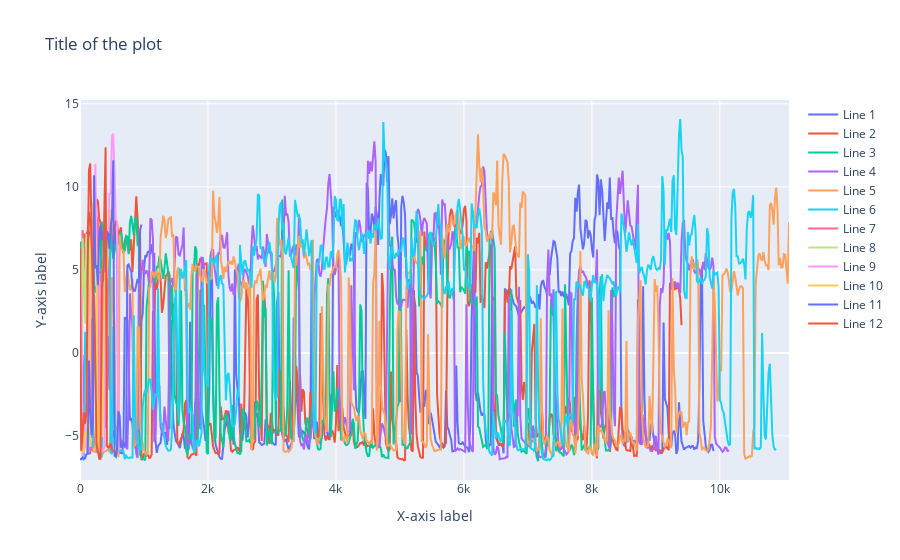

Here is the notebook cell this chart was saved with:
### Code cell
#### LINE PLOT TOO MESSY. MAKE IT INTERACTIVE

import plotly.graph_objs as go

# Create a plotly figure
int_fig = go.Figure()

# Add traces to the plotly figure
for i, partition in enumerate(entire_labels_partition_time):
    int_fig.add_trace(go.Scatter(x=partition['time'], y=partition['pca_feature_0'], mode='lines', name=f'Line {i+1}'))

# Update layout of the plotly figure
int_fig.update_layout(title='Title of the plot',
                  xaxis_title='X-axis label',
                  yaxis_title='Y-axis label')

# Show the plotly figure
int_fig.show()

### Figure 1 — Plotly figure (JSON) as saved in the notebook; plotly's stock layout.template omitted (floating-point values rounded to 4 significant figures; data arrays with more than 128 entries replaced by an {"elided": "..."} marker saying what was removed)
{"data": [{"mode": "lines", "name": "Line 1", "type": "scatter", "x": {"elided": "496 int values"}, "y": {"elided": "496 float values"}}, {"mode": "lines", "name": "Line 2", "type": "scatter", "x": {"elided": "471 int values"}, "y": {"elided": "471 float values"}}, {"mode": "lines", "name": "Line 3", "type": "scatter", "x": {"elided": "420 int values"}, "y": {"elided": "420 float values"}}, {"mode": "lines", "name": "Line 4", "type": "scatter", "x": {"elided": "508 int values"}, "y": {"elided": "508 float values"}}, {"mode": "lines", "name": "Line 5", "type": "scatter", "x": {"elided": "555 int values"}, "y": {"elided": "555 float values"}}, {"mode": "lines", "name": "Line 6", "type": "scatter", "x": {"elided": "545 int values"}, "y": {"elided": "545 float values"}}, {"mode": "lines", "name": "Line 7", "type": "scatter", "x": [0, 20, 40, 60, 80, 100, 120, 140, 160, 180, 200, 220, 240, 260, 280, 300, 320, 340, 360, 380, 400, 420, 440], "y": [-5.376, 3.621, 7.39, 6.59, 4.826, 3.905, 6.054, -4.029, -5.652, -5.892, 7.984, 9.066, 9.465, 7.927, 8.168, -4.732, -3.679, 5.13, 3.352, -2.571, -3.301, -4.124, 5.781]}, {"mode": "lines", "name": "Line 8", "type": "scatter", "x": [0, 20, 40, 60, 80, 100, 120, 140, 160, 180], "y": [-5.593, -5.726, 6.919, 3.856, 1.77, 7.155, 6.156, 6.725, -5.663, -5.123]}, {"mode": "lines", "name": "Line 9", "type": "scatter", "x": [0, 20, 40, 60, 80, 100, 120, 140, 160, 180, 200, 220, 240, 260, 280, 300, 320, 340, 360, 380, 400, 420, 440, 460, 480, 500, 520, 540, 560, 580, 600, 620], "y": [-1.463, 3.899, -6.379, -4.888, -4.285, -5.516, -5.935, 3.915, 3.269, 6.257, 8.315, 6.21, 11.38, 5.351, 4.704, 4.783, -5.926, -5.957, -5.743, -5.789, 4.182, 4.593, 7.7, 9.582, 9.622, 13.08, 13.2, 11.03, 8.024, 7.918, -5.713, -5.819]}, {"mode": "lines", "name": "Line 10", "type": "scatter", "x": [0, 20, 40, 60, 80, 100, 120, 140, 160, 180, 200, 220, 240, 260, 280, 300, 320, 340, 360, 380, 400, 420, 440, 460, 480], "y": [-5.844, -5.882, -5.911, -5.949, -4.719, -5.116, -3.843, -4.579, 4.408, 6.308, 9.068, 6.727, 7.216, 4.041, -5.965, -5.96, -2.799, -5.092, -2.562, 3.408, 5.636, 5.09, 6.888, 6.499, 8.654]}, {"mode": "lines", "name": "Line 11", "type": "scatter", "x": [0, 20, 40, 60, 80, 100, 120, 140, 160, 180, 200, 220, 240, 260, 280, 300, 320, 340, 360, 380, 400, 420, 440, 460, 480, 500, 520, 540, 560, 580, 600, 620, 640, 660, 680, 700, 720, 740, 760, 780, 800, 820, 840, 860, 880, 900, 920, 940, 960], "y": [-6.419, -6.391, -6.299, -6.389, -6.337, -6.111, -6.081, -0.4635, -3.503, -4.957, -4.393, 10.7, 5.104, 5.279, 4.081, 7.127, 7.651, 6.79, 7.23, 7.434, 4.832, 7.332, 7.18, 6.276, 7.652, 8.221, 11.59, -6.2, -6.259, -5.757, -3.513, -3.793, -5.702, -5.514, -5.435, -5.549, -5.567, 5.262, 5.322, 5.093, 4.915, 3.946, 3.739, 3.737, 4.134, 4.456, 4.212, 7.411, 7.731]}, {"mode": "lines", "name": "Line 12", "type": "scatter", "x": [0, 20, 40, 60, 80, 100, 120, 140, 160, 180, 200, 220, 240, 260, 280, 300, 320, 340, 360, 380, 400, 420, 440, 460, 480, 500, 520], "y": [6.309, -5.889, -4.908, -3.583, -4.259, -3.552, 5.09, 11.03, 11.41, 8.151, 3.791, 3.334, -2.093, -5.514, -5.911, -6.371, -6.422, 4.141, 4.388, 9.173, 12.39, -5.596, -5.708, -5.613, -5.472, -5.812, -5.974]}], "layout": {"title": {"text": "Title of the plot"}, "xaxis": {"title": {"text": "X-axis label"}}, "yaxis": {"title": {"text": "Y-axis label"}}}}
